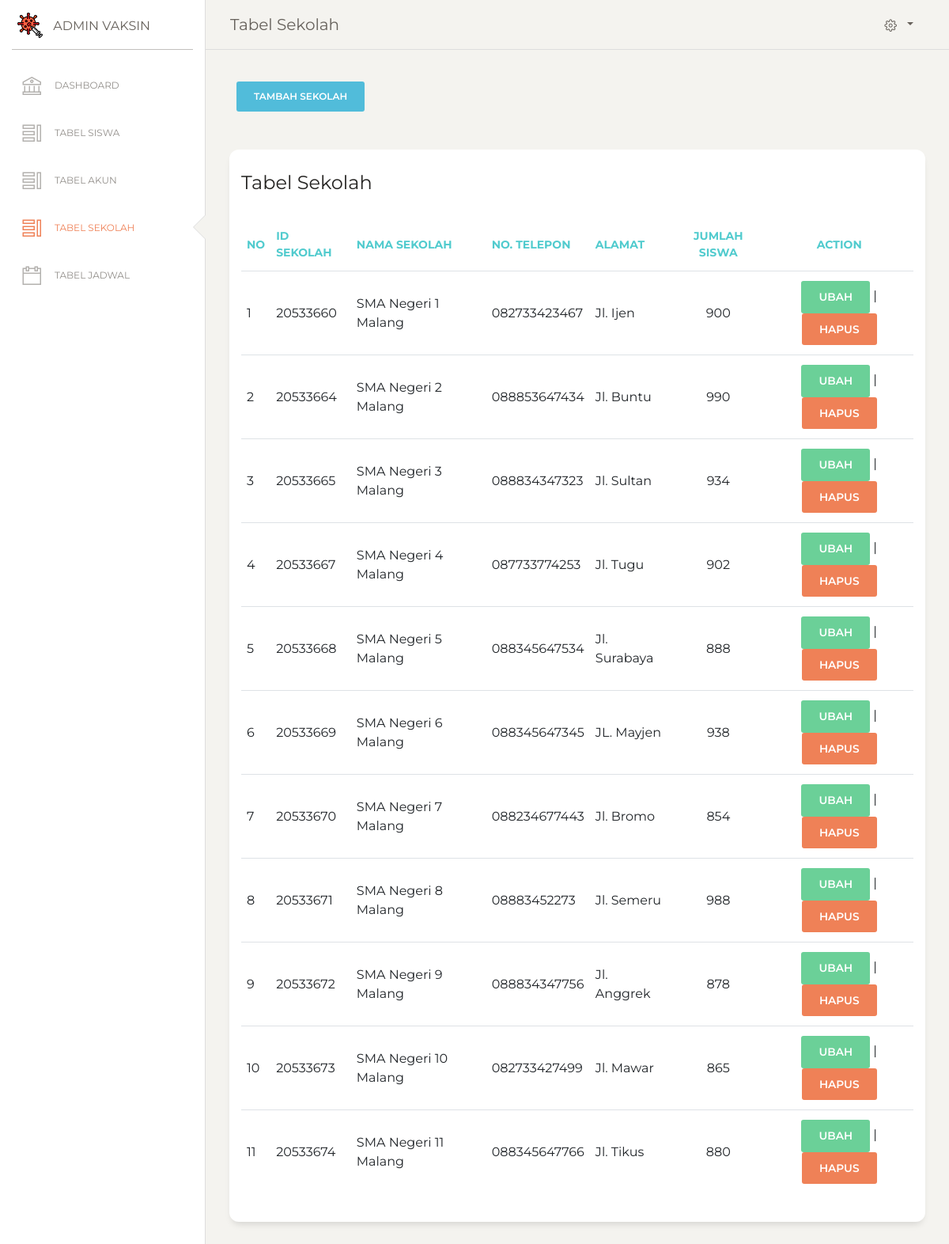
Page /admin/tabel-sekolah.php (signed in) on the committed database.
### tables this page shows
CREATE TABLE `sekolah` (
  `id_sekolah` int(11) NOT NULL,
  `nama_sekolah` varchar(200) NOT NULL,
  `telepon` varchar(12) NOT NULL,
  `alamat` varchar(255) NOT NULL,
  `jml_siswa` int(11) NOT NULL
);

### admin/tabel-sekolah.php (the view, shortened to what this page needs)
<!DOCTYPE html>
<html lang="en">
  <head>
    <link href="https://maxcdn.bootstrapcdn.com/font-awesome/latest/css/font-awesome.min.css" rel="stylesheet" />
    <link href="../assets/css/bootstrap.min.css" rel="stylesheet" />
    <link href="../assets/css/paper-dashboard.css?v=2.0.1" rel="stylesheet" />
    <link href="../assets/demo/demo.css" rel="stylesheet" />
    <link rel="stylesheet" href="style.css">
  </head>
  <body class="">
    <div class="wrapper">
      <div class="sidebar" data-color="white" data-active-color="danger">
        <div class="logo">
          <a href="dashboard.php" class="simple-text logo-mini">
            <div class="logo-image-small">
              <img src="../assets/img/vaccine.png" />
            </div>
          </a>
          <a href="dashboard.php" class="simple-text logo-normal">
            Admin Vaksin
          </a>
        </div>
        <div class="sidebar-wrapper">
          <ul class="nav">
            <li>
              <a href="./dashboard.php">
                <i class="nc-icon nc-bank"></i>
                <p>Dashboard</p>
              </a>
            </li>
            <li>
              <a href="./tabel-siswa.php">
                <i class="nc-icon nc-tile-56"></i>
                <p>Tabel Siswa</p>
              </a>
            </li>
            <li>
              <a href="./tabel-akun.php">
                <i class="nc-icon nc-tile-56"></i>
                <p>Tabel Akun</p>
              </a>
            </li>
            <li class="active">
              <a href="./tabel-sekolah.php">
                <i class="nc-icon nc-tile-56"></i>
                <p>Tabel Sekolah</p>
              </a>
            </li>
            <li>
              <a href="./tabel-jadwal.php">
                <i class="nc-icon nc-calendar-60"></i>
                <p>Tabel Jadwal</p>
              </a>
            </li>
          </ul>
        </div>
      </div>
      <div class="main-panel">
        <nav class="navbar navbar-expand-lg navbar-absolute fixed-top navbar-transparent">
          <div class="container-fluid">
            <div class="navbar-wrapper">
              <a class="navbar-brand" href="tabel-siswa.php">Tabel Sekolah</a>
            </div>
            <div class="collapse navbar-collapse justify-content-end" id="navigation">
              <ul class="navbar-nav">
                <li class="nav-item btn-rotate dropdown">
                  <a class="nav-link dropdown-toggle" href="http://example.com" id="navbarDropdownMenuLink" data-toggle="dropdown" aria-haspopup="true" aria-expanded="false">
                    <i class="nc-icon nc-settings-gear-65"></i>
                  </a>
                </li>
              </ul>
            </div>
          </div>
        </nav>
        <div class="content">
            <div class="row">
                <a href="tambah-sekolah.php" class="btn btn-info ml-4 mb-5">Tambah Sekolah</a>
            </div>
            <div class="row">
                <div class="col-md-12">
                <div class="card">
                    <div class="card-header">
                    <h4 class="card-title">Tabel Sekolah</h4>
                    </div>
                    <div class="card-body">
                    <div class="table-responsive">
                        <table class="table">
                            <?php
                            include '../conn.php';
                                $tampil = mysqli_query($conn, "select * from sekolah order by id_sekolah");
                                $no = 0;
                            ?>
                        <thead class="text-primary">
                            <th>No</th>
                            <th>Id Sekolah</th>
                            <th>Nama Sekolah</th>
                            <th>No. Telepon</th>
                            <th>Alamat</th>
                            <th style="text-align:center">Jumlah Siswa</th>
                            <th style="text-align:center">Action</th>
                        </thead>
                        <tbody>
                            <?php
                                while($data_sch = mysqli_fetch_array($tampil)){
                                    $no++;
                            ?>
                            <tr>
                                <td><?=$no?></td>
                                <td><?=$data_sch['id_sekolah']?></td>
                                <td><?=$data_sch['nama_sekolah']?></td>
                                <td><?=$data_sch['telepon']?></td>
                                <td><?=$data_sch['alamat']?></td>
                                <td style="text-align:center"><?=$data_sch['jml_siswa']?></td>
                                <td style="text-align:center">
                                    <a href="edit-sekolah.php?id_sekolah=<?=$data_sch['id_sekolah']?>" class="btn btn-success">Ubah</a> |
                                    <a href="delete-sekolah.php?id_sekolah=<?=$data_sch['id_sekolah']?>" onclick="return confirm('Apakah anda yakin menghapus data ini?')" class="btn btn-danger">Hapus</a>
                                </td>
                            </tr>
                            <?php
                                }
                            ?>
                        </tbody>
                        </table>
                    </div>
                    </div>
                </div>
                </div>
            </div>
        </div>
      </div>
    </div>
  </body>
</html>

### admin/style.css (style rules this page uses)
.table td { font-size: medium; }

### rows in the picture
sekolah: id_sekolah "20533660", nama_sekolah "SMA Negeri 1 Malang", telepon "082733423467", alamat "Jl. Ijen", jml_siswa "900"
sekolah: id_sekolah "20533664", nama_sekolah "SMA Negeri 2 Malang", telepon "088853647434", alamat "Jl. Buntu", jml_siswa "990"
sekolah: id_sekolah "20533665", nama_sekolah "SMA Negeri 3 Malang", telepon "088834347323", alamat "Jl. Sultan", jml_siswa "934"
sekolah: id_sekolah "20533667", nama_sekolah "SMA Negeri 4 Malang", telepon "087733774253", alamat "Jl. Tugu", jml_siswa "902"
sekolah: id_sekolah "20533668", nama_sekolah "SMA Negeri 5 Malang", telepon "088345647534", alamat "Jl. Surabaya", jml_siswa "888"
sekolah: id_sekolah "20533669", nama_sekolah "SMA Negeri 6 Malang", telepon "088345647345", alamat "JL. Mayjen", jml_siswa "938"
sekolah: id_sekolah "20533670", nama_sekolah "SMA Negeri 7 Malang", telepon "088234677443", alamat "Jl. Bromo", jml_siswa "854"
sekolah: id_sekolah "20533671", nama_sekolah "SMA Negeri 8 Malang", telepon "08883452273", alamat "Jl. Semeru", jml_siswa "988"
sekolah: id_sekolah "20533672", nama_sekolah "SMA Negeri 9 Malang", telepon "088834347756", alamat "Jl. Anggrek", jml_siswa "878"
sekolah: id_sekolah "20533673", nama_sekolah "SMA Negeri 10 Malang", telepon "082733427499", alamat "Jl. Mawar", jml_siswa "865"
sekolah: id_sekolah "20533674", nama_sekolah "SMA Negeri 11 Malang", telepon "088345647766", alamat "Jl. Tikus", jml_siswa "880"
